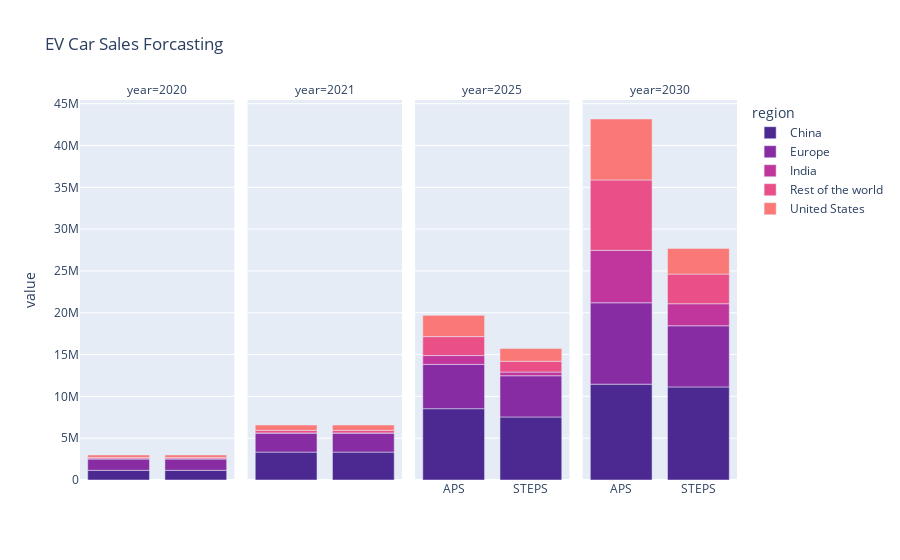

The code cell stored with this chart in its notebook:
### Code cell
dataa = df_proj_sum_sales1[df_proj_sum_sales1.region != 'World']

fig = px.bar(dataa, x="category", y="value", facet_col="year", color="region",
title="EV Car Sales Forcasting", color_discrete_sequence=px.colors.sequential.Agsunset)
# text=['{:.2}'.format(x / 1000000) for x in dataa['value']])
# text_auto= 'True'



# fig.update_xaxes(visible=False)

for i in range(1, 5):
    fig.update_xaxes(title_text="", row=1, col=i)

for i in range(1,3):
    fig.update_xaxes(ticktext=['', ''], tickvals=[0, 1], row=1, col=i)

for i in range(3,5):
    fig.update_xaxes(ticktext=['APS', 'STEPS'], tickvals=[0, 1], row=1, col=i)



fig.show()

### Figure 1 — Plotly figure (JSON) as saved in the notebook; plotly's stock layout.template omitted (floating-point values rounded to 4 significant figures)
{"data": [{"alignmentgroup": "True", "hovertemplate": "region=China<br>year=2020<br>category=%{x}<br>value=%{y}<extra></extra>", "legendgroup": "China", "marker": {"color": "rgb(75, 41, 145)", "pattern": {"shape": ""}}, "name": "China", "offsetgroup": "China", "orientation": "v", "showlegend": true, "textposition": "auto", "type": "bar", "x": ["Projection-APS", "Projection-STEPS"], "xaxis": "x", "y": [1159582, 1159582], "yaxis": "y"}, {"alignmentgroup": "True", "hovertemplate": "region=China<br>year=2021<br>category=%{x}<br>value=%{y}<extra></extra>", "legendgroup": "China", "marker": {"color": "rgb(75, 41, 145)", "pattern": {"shape": ""}}, "name": "China", "offsetgroup": "China", "orientation": "v", "showlegend": false, "textposition": "auto", "type": "bar", "x": ["Projection-APS", "Projection-STEPS"], "xaxis": "x2", "y": [3334161, 3334161], "yaxis": "y2"}, {"alignmentgroup": "True", "hovertemplate": "region=China<br>year=2025<br>category=%{x}<br>value=%{y}<extra></extra>", "legendgroup": "China", "marker": {"color": "rgb(75, 41, 145)", "pattern": {"shape": ""}}, "name": "China", "offsetgroup": "China", "orientation": "v", "showlegend": false, "textposition": "auto", "type": "bar", "x": ["Projection-APS", "Projection-STEPS"], "xaxis": "x3", "y": [8527460, 7537420], "yaxis": "y3"}, {"alignmentgroup": "True", "hovertemplate": "region=China<br>year=2030<br>category=%{x}<br>value=%{y}<extra></extra>", "legendgroup": "China", "marker": {"color": "rgb(75, 41, 145)", "pattern": {"shape": ""}}, "name": "China", "offsetgroup": "China", "orientation": "v", "showlegend": false, "textposition": "auto", "type": "bar", "x": ["Projection-APS", "Projection-STEPS"], "xaxis": "x4", "y": [11462700, 11131800], "yaxis": "y4"}, {"alignmentgroup": "True", "hovertemplate": "region=Europe<br>year=2020<br>category=%{x}<br>value=%{y}<extra></extra>", "legendgroup": "Europe", "marker": {"color": "rgb(135, 44, 162)", "pattern": {"shape": ""}}, "name": "Europe", "offsetgroup": "Europe", "orientation": "v", "showlegend": true, "textposition": "auto", "type": "bar", "x": ["Projection-APS", "Projection-STEPS"], "xaxis": "x", "y": [1372245, 1372245], "yaxis": "y"}, {"alignmentgroup": "True", "hovertemplate": "region=Europe<br>year=2021<br>category=%{x}<br>value=%{y}<extra></extra>", "legendgroup": "Europe", "marker": {"color": "rgb(135, 44, 162)", "pattern": {"shape": ""}}, "name": "Europe", "offsetgroup": "Europe", "orientation": "v", "showlegend": false, "textposition": "auto", "type": "bar", "x": ["Projection-APS", "Projection-STEPS"], "xaxis": "x2", "y": [2284938, 2284938], "yaxis": "y2"}, {"alignmentgroup": "True", "hovertemplate": "region=Europe<br>year=2025<br>category=%{x}<br>value=%{y}<extra></extra>", "legendgroup": "Europe", "marker": {"color": "rgb(135, 44, 162)", "pattern": {"shape": ""}}, "name": "Europe", "offsetgroup": "Europe", "orientation": "v", "showlegend": false, "textposition": "auto", "type": "bar", "x": ["Projection-APS", "Projection-STEPS"], "xaxis": "x3", "y": [5295000.0, 4931000.0], "yaxis": "y3"}, {"alignmentgroup": "True", "hovertemplate": "region=Europe<br>year=2030<br>category=%{x}<br>value=%{y}<extra></extra>", "legendgroup": "Europe", "marker": {"color": "rgb(135, 44, 162)", "pattern": {"shape": ""}}, "name": "Europe", "offsetgroup": "Europe", "orientation": "v", "showlegend": false, "textposition": "auto", "type": "bar", "x": ["Projection-APS", "Projection-STEPS"], "xaxis": "x4", "y": [9732000.0, 7312000.0], "yaxis": "y4"}, {"alignmentgroup": "True", "hovertemplate": "region=India<br>year=2020<br>category=%{x}<br>value=%{y}<extra></extra>", "legendgroup": "India", "marker": {"color": "rgb(192, 54, 157)", "pattern": {"shape": ""}}, "name": "India", "offsetgroup": "India", "orientation": "v", "showlegend": true, "textposition": "auto", "type": "bar", "x": ["Projection-APS", "Projection-STEPS"], "xaxis": "x", "y": [3165, 3165], "yaxis": "y"}, {"alignmentgroup": "True", "hovertemplate": "region=India<br>year=2021<br>category=%{x}<br>value=%{y}<extra></extra>", "legendgroup": "India", "marker": {"color": "rgb(192, 54, 157)", "pattern": {"shape": ""}}, "name": "India", "offsetgroup": "India", "orientation": "v", "showlegend": false, "textposition": "auto", "type": "bar", "x": ["Projection-APS", "Projection-STEPS"], "xaxis": "x2", "y": [11739, 11739], "yaxis": "y2"}, {"alignmentgroup": "True", "hovertemplate": "region=India<br>year=2025<br>category=%{x}<br>value=%{y}<extra></extra>", "legendgroup": "India", "marker": {"color": "rgb(192, 54, 157)", "pattern": {"shape": ""}}, "name": "India", "offsetgroup": "India", "orientation": "v", "showlegend": false, "textposition": "auto", "type": "bar", "x": ["Projection-APS", "Projection-STEPS"], "xaxis": "x3", "y": [1058110, 438583], "yaxis": "y3"}, {"alignmentgroup": "True", "hovertemplate": "region=India<br>year=2030<br>category=%{x}<br>value=%{y}<extra></extra>", "legendgroup": "India", "marker": {"color": "rgb(192, 54, 157)", "pattern": {"shape": ""}}, "name": "India", "offsetgroup": "India", "orientation": "v", "showlegend": false, "textposition": "auto", "type": "bar", "x": ["Projection-APS", "Projection-STEPS"], "xaxis": "x4", "y": [6270150, 2637880], "yaxis": "y4"}, {"alignmentgroup": "True", "hovertemplate": "region=Rest of the world<br>year=2020<br>category=%{x}<br>value=%{y}<extra></extra>", "legendgroup": "Rest of the world", "marker": {"color": "rgb(234, 79, 136)", "pattern": {"shape": ""}}, "name": "Rest of the world", "offsetgroup": "Rest of the world", "orientation": "v", "showlegend": true, "textposition": "auto", "type": "bar", "x": ["Projection-APS", "Projection-STEPS"], "xaxis": "x", "y": [162896, 162896], "yaxis": "y"}, {"alignmentgroup": "True", "hovertemplate": "region=Rest of the world<br>year=2021<br>category=%{x}<br>value=%{y}<extra></extra>", "legendgroup": "Rest of the world", "marker": {"color": "rgb(234, 79, 136)", "pattern": {"shape": ""}}, "name": "Rest of the world", "offsetgroup": "Rest of the world", "orientation": "v", "showlegend": false, "textposition": "auto", "type": "bar", "x": ["Projection-APS", "Projection-STEPS"], "xaxis": "x2", "y": [309659, 309659], "yaxis": "y2"}, {"alignmentgroup": "True", "hovertemplate": "region=Rest of the world<br>year=2025<br>category=%{x}<br>value=%{y}<extra></extra>", "legendgroup": "Rest of the world", "marker": {"color": "rgb(234, 79, 136)", "pattern": {"shape": ""}}, "name": "Rest of the world", "offsetgroup": "Rest of the world", "orientation": "v", "showlegend": false, "textposition": "auto", "type": "bar", "x": ["Projection-APS", "Projection-STEPS"], "xaxis": "x3", "y": [2268000.0, 1294000.0], "yaxis": "y3"}, {"alignmentgroup": "True", "hovertemplate": "region=Rest of the world<br>year=2030<br>category=%{x}<br>value=%{y}<extra></extra>", "legendgroup": "Rest of the world", "marker": {"color": "rgb(234, 79, 136)", "pattern": {"shape": ""}}, "name": "Rest of the world", "offsetgroup": "Rest of the world", "orientation": "v", "showlegend": false, "textposition": "auto", "type": "bar", "x": ["Projection-APS", "Projection-STEPS"], "xaxis": "x4", "y": [8419045, 3544000.0], "yaxis": "y4"}, {"alignmentgroup": "True", "hovertemplate": "region=United States<br>year=2020<br>category=%{x}<br>value=%{y}<extra></extra>", "legendgroup": "United States", "marker": {"color": "rgb(250, 120, 118)", "pattern": {"shape": ""}}, "name": "United States", "offsetgroup": "United States", "orientation": "v", "showlegend": true, "textposition": "auto", "type": "bar", "x": ["Projection-APS", "Projection-STEPS"], "xaxis": "x", "y": [295399, 295399], "yaxis": "y"}, {"alignmentgroup": "True", "hovertemplate": "region=United States<br>year=2021<br>category=%{x}<br>value=%{y}<extra></extra>", "legendgroup": "United States", "marker": {"color": "rgb(250, 120, 118)", "pattern": {"shape": ""}}, "name": "United States", "offsetgroup": "United States", "orientation": "v", "showlegend": false, "textposition": "auto", "type": "bar", "x": ["Projection-APS", "Projection-STEPS"], "xaxis": "x2", "y": [631152, 631152], "yaxis": "y2"}, {"alignmentgroup": "True", "hovertemplate": "region=United States<br>year=2025<br>category=%{x}<br>value=%{y}<extra></extra>", "legendgroup": "United States", "marker": {"color": "rgb(250, 120, 118)", "pattern": {"shape": ""}}, "name": "United States", "offsetgroup": "United States", "orientation": "v", "showlegend": false, "textposition": "auto", "type": "bar", "x": ["Projection-APS", "Projection-STEPS"], "xaxis": "x3", "y": [2541170, 1513680], "yaxis": "y3"}, {"alignmentgroup": "True", "hovertemplate": "region=United States<br>year=2030<br>category=%{x}<br>value=%{y}<extra></extra>", "legendgroup": "United States", "marker": {"color": "rgb(250, 120, 118)", "pattern": {"shape": ""}}, "name": "United States", "offsetgroup": "United States", "orientation": "v", "showlegend": false, "textposition": "auto", "type": "bar", "x": ["Projection-APS", "Projection-STEPS"], "xaxis": "x4", "y": [7288040, 3070410], "yaxis": "y4"}], "layout": {"annotations": [{"font": {}, "showarrow": false, "text": "year=2020", "x": 0.1175, "xanchor": "center", "xref": "paper", "y": 1, "yanchor": "bottom", "yref": "paper"}, {"font": {}, "showarrow": false, "text": "year=2021", "x": 0.3725, "xanchor": "center", "xref": "paper", "y": 1, "yanchor": "bottom", "yref": "paper"}, {"font": {}, "showarrow": false, "text": "year=2025", "x": 0.6275, "xanchor": "center", "xref": "paper", "y": 1, "yanchor": "bottom", "yref": "paper"}, {"font": {}, "showarrow": false, "text": "year=2030", "x": 0.8825, "xanchor": "center", "xref": "paper", "y": 1, "yanchor": "bottom", "yref": "paper"}], "barmode": "relative", "legend": {"title": {"text": "region"}, "tracegroupgap": 0}, "title": {"text": "EV Car Sales Forcasting"}, "xaxis": {"anchor": "y", "domain": [0, 0.235], "ticktext": ["", ""], "tickvals": [0, 1], "title": {"text": ""}}, "xaxis2": {"anchor": "y2", "domain": [0.255, 0.49], "matches": "x", "ticktext": ["", ""], "tickvals": [0, 1], "title": {"text": ""}}, "xaxis3": {"anchor": "y3", "domain": [0.51, 0.745], "matches": "x", "ticktext": ["APS", "STEPS"], "tickvals": [0, 1], "title": {"text": ""}}, "xaxis4": {"anchor": "y4", "domain": [0.765, 1.0], "matches": "x", "ticktext": ["APS", "STEPS"], "tickvals": [0, 1], "title": {"text": ""}}, "yaxis": {"anchor": "x", "domain": [0, 1], "title": {"text": "value"}}, "yaxis2": {"anchor": "x2", "domain": [0, 1], "matches": "y", "showticklabels": false}, "yaxis3": {"anchor": "x3", "domain": [0, 1], "matches": "y", "showticklabels": false}, "yaxis4": {"anchor": "x4", "domain": [0, 1], "matches": "y", "showticklabels": false}}}
